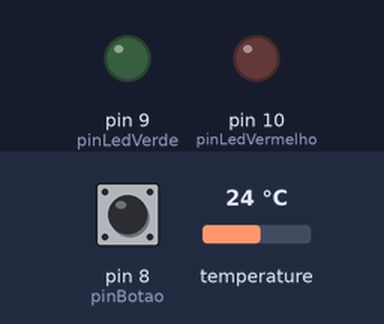
Bench run of a sketch on a simulated Arduino Uno, built with avr-gcc and run on an emulated ATmega328P. Shown: output pins drawn as LEDs (lit = HIGH). The test bench sets the inputs (shaded band); at power-on: pin 8 (pinBotao) HIGH, temperature 24 °C.

Above: at 1.2 s.
1.3 s: pin 8 (pinBotao) pulled LOW for 0.15 s
At 5.9 s:
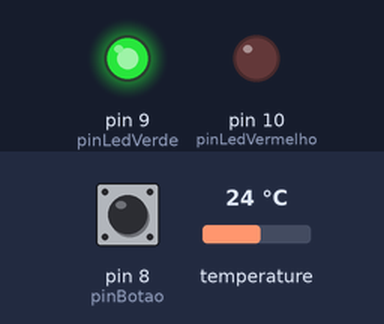
7.4 s: pin 8 (pinBotao) pulled LOW for 1 s
At 14.4 s:
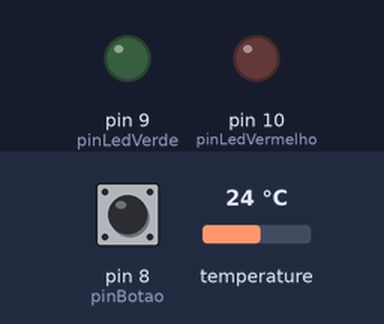
Timing chart, 0 to 15.9 s (numbered marks = the images above; inputs shaded):
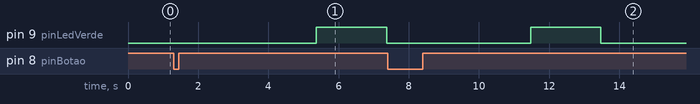

Measured:
- after the input at 1.3 s, pin 9 (pinLedVerde): LOW → HIGH after 4.1 s, → LOW 2.0 s later
- after the input at 7.4 s, pin 9 (pinLedVerde): LOW → HIGH after 4.1 s, → LOW 2.0 s later

The sketch:

SensorTemperatura.ino
```cpp
#include <Wire.h>
#include <ClosedCube_HDC1080.h>

ClosedCube_HDC1080 hdc1080; //Objeto Sensor de Temperatura

// Paramentos para a função de filtro
int const TempoParada= 4000; // 4000 = 4 segundos
int const passo= 50; // 50 milissegundos para cada medição
/////////////////////////////////////

// Pinagem
int const pinLedVermelho= 10;
int const pinLedVerde= 9;
int const pinBotao= 8;
//////////

void setup() {
  hdc1080.begin(0x40);
  pinMode(pinLedVermelho, OUTPUT);
  pinMode(pinLedVerde, OUTPUT);
  pinMode(pinBotao, INPUT_PULLUP);
}

void loop() {
  if(!digitalRead(pinBotao)) /* botão precionado, ativa a leitura da temperatura*/
    alertaTemperatura(filtro());
}

/*
 * Verifica se a temperatura ultrapassa o limite de 37.5 C°
*/
void alertaTemperatura(float temp){

  if(temp > 37.5){
    digitalWrite(pinLedVermelho, HIGH);
    digitalWrite(pinLedVerde, LOW);
  }
  else{
    digitalWrite(pinLedVermelho, LOW);
    digitalWrite(pinLedVerde, HIGH);
  }

  delay(2000);

  digitalWrite(pinLedVermelho, LOW);
  digitalWrite(pinLedVerde, LOW);

  return;
}

/*
 * Faz uma media simples dos valores medidos do sensor, aumenta a precisão do sensor
 */

float filtro(void){
  long int tempoInicial = millis();
  long int cont= 0;
  double valorSensor= 0;

  while(millis() - tempoInicial <= TempoParada){
    valorSensor= hdc1080.readTemperature();
    cont++;
    delay(passo);
  }

  return valorSensor/cont;
}
```
